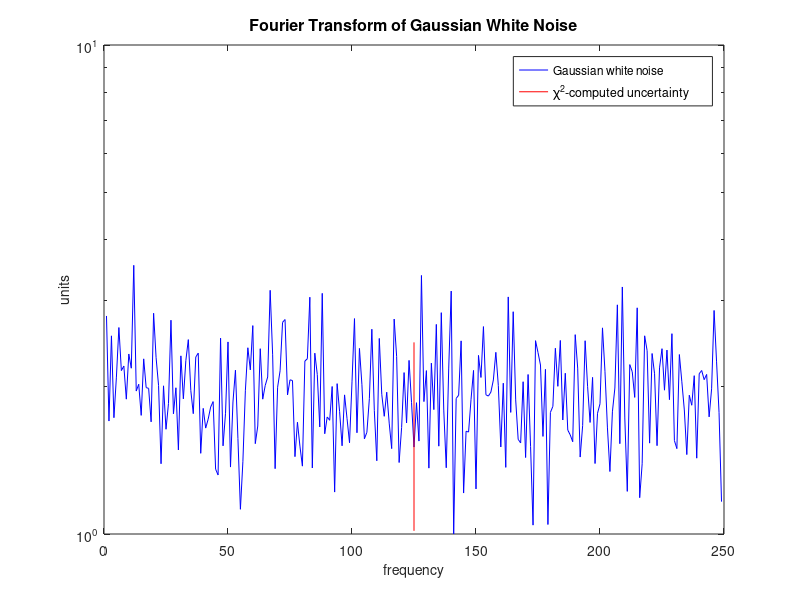
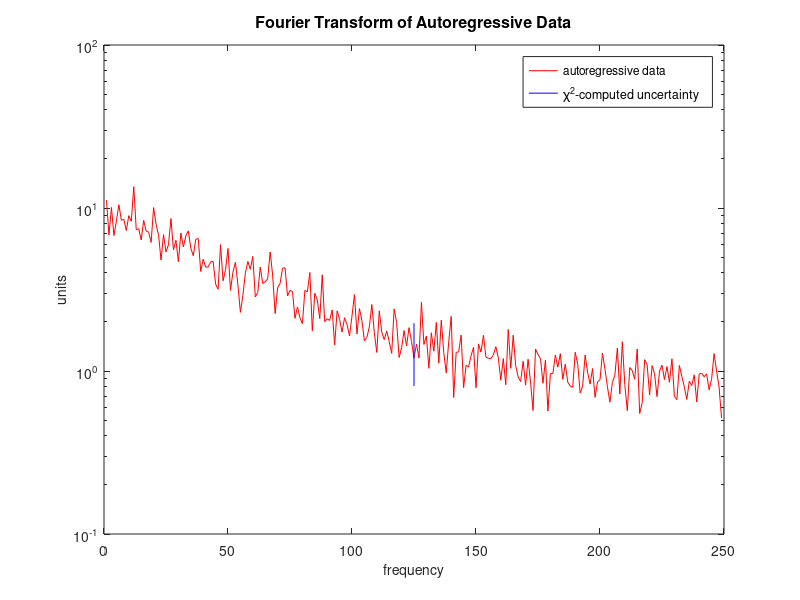

MATLAB code for these plots, in order: (Note: this script raises an error after producing the figures.)
% file SIOC 221A HW 5
% 
% author Julia Dohner
%
% due date November 2, 2017

clear all; close all;

%% Compute two spectra - attempt via Lecture 7 Notes

% compute two spectra for white noise and autoregressive datasets by
% breaking the data up into segments

N = 10000; % length of each chunk of data
M = 20; % number of segments splitting data into
p = N/M; % datapoints per segment

% generating 10,000 element dataset with Gaussian white noise
a=randn(N,1);
b(1) = a(1);

% generating a second dataset using autoregressive process
for i=2:length(a)
    b(i)=.5*b(i-1)+a(i);
end

a_reshape = reshape(a,N/M,M);
b_reshape = reshape(b,N/M,M);
a_f = fft(a_reshape);
b_f = fft(b_reshape);

a_amp = abs(a_f(1:p/2+1,:)).^2; % aplitude of a = abs(f_t(from 1 to 500/2+1, all columns)^2
a_amp(2:p/2,:) = 2*a_amp(2:p/2,:)/p; % normalizing values in amp_a (except for 0)
a_amp = a_amp(2:251,:); % dumping the mean
a_amp = a_amp(1:249,:); % dumping last value
b_amp=abs(b_f(1:p/2+1,:)).^2; 
b_amp(2:p/2,:)=2*b_amp(2:p/2,:)/p;
b_amp = b_amp(2:251,:); % dumping the mean
b_amp = b_amp(1:249,:); % dumping last value

frequency=(0:p/2-2)/p; % for N even
a_amp_mean = mean(a_amp,2);
b_amp_mean = mean(b_amp,2);

figure
semilogy(frequency,a_amp_mean, '-r', frequency, b_amp_mean, '-b')
xlabel('\fontsize{14}frequency')
ylabel('\fontsize{14}units')
title('\fontsize{16}Fourier Transform of Gaussian White Noise and Autoregressive Datasets')
legend('\fontsize{12}Gaussian white noise','Autoregressive data');


%% add error bars to your spectra

nu = 2*floor(N/p);
err_high = nu/chi2inv(0.05/2,nu);
err_low = nu/chi2inv(1-0.05/2,nu);
ratio_chi2 = err_high/err_low;

figure(1)
semilogy(1:p/2-1, a_amp_mean, '-b', [p/4 p/4],[err_low err_high]*a_amp_mean(p/4), '-r')
xlabel('\fontsize{14}frequency')
ylabel('\fontsize{14}units')
title('\fontsize{16}Fourier Transform of Gaussian White Noise')
legend('\fontsize{12}Gaussian white noise','\chi^{2}-computed uncertainty');

figure(2)
semilogy(1:p/2-1, b_amp_mean, '-r', [p/4 p/4],[err_low err_high]*b_amp_mean(p/4), '-b')
xlabel('\fontsize{14}frequency')
ylabel('\fontsize{14}units')
title('\fontsize{16}Fourier Transform of Autoregressive Data')
legend('\fontsize{12}autoregressive data','\chi^{2}-computed uncertainty');

%% monte carlo simulation - Gaussian

% bigMatrix is a matrix (500x4,000) containing 200 500x20 matrices
bigMatrix_0 = randn(2000000,1);
bigMatrix = reshape(bigMatrix_0,500,4000);
%bigMatrix = randn(500,4000);
bigMatrix = fft(bigMatrix); % compute fft of each matrix

bigMatrix_amp=(abs(bigMatrix(1:p/2+1,:)).^2)/p; %needed to move the /p to this line from line below
bigMatrix_amp(2:p/2,:)=2*bigMatrix_amp(2:p/2,:);
bigMatrix_amp = bigMatrix_amp(2:251,:); % dumping the mean


for i=1:20:4000 
    bigMatrix_mean_amp(:,floor(i/20)+1) = mean(bigMatrix_amp(:,i:i+19),2);
end

%turn mean amplitude result into a column vector
bigMatrix_pdf = bigMatrix_mean_amp(:);
bigMatrix_pdf = sort(bigMatrix_pdf,'descend'); 
err_low_data = prctile(bigMatrix_pdf,0.025);
err_high_data = prctile(bigMatrix_pdf,0.975);
ratio_monteCarlo_Gaussian = err_high_data/err_low_data;

bigMatrix_pdf_hist = histogram(bigMatrix_pdf); %histogram just a way of visualizing, just need info from raw values (have it once sorted)


%% repeat above steps for Gaussian white noise, but using a Hanning window

% Hanning window treatment of bigMatrix in Question #4
bigMatrix_4 = randn(500,4000);
dataHan = fft(detrend(bigMatrix_4).*(hann(500)*ones(1,4000)));

dataHan_amp=(abs(dataHan(1:p/2+1,:)).^2)/p;
dataHan_amp(2:p/2,:)=2*dataHan_amp(2:p/2,:);
dataHan_amp = dataHan_amp(2:251,:); % dumping the mean

for i=1:20:4000 %4000-19
    dataHan_mean_amp(:,floor(i/20)+1) = mean(dataHan_amp(:,i:i+19),2);
end

%turn mean amplitude result into a column vector
dataHan_pdf = dataHan_mean_amp(:);
dataHan_pdf = sort(dataHan_pdf,'descend'); 
err_low_data = prctile(dataHan_pdf,0.025);
err_high_data = prctile(dataHan_pdf,0.975);
ratio_Hann = err_high_data/err_low_data;

figure(3)
dataHan_pdf_hist = histogram(dataHan_pdf);
xlabel('\fontsize{14}units')
ylabel('\fontsize{14}probability')
title('\fontsize{16}PDF of Gaussian white noise data with Hanning window applied')
